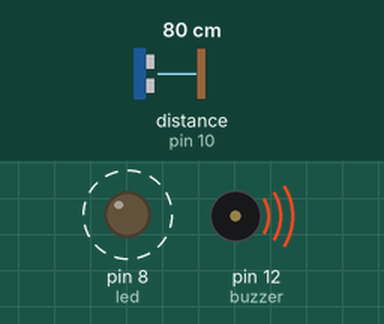
Bench run of a sketch on a simulated Arduino Uno, built with avr-gcc and run on an emulated ATmega328P. On the bench: output pins drawn as LEDs (lit = HIGH), buzzer (waves = sounding, pin HIGH). Wiring (inferred from the names in the program): ultrasonic range finder: trigger pin 9; echo pin 10. Dashed ring = blinking. The inputs (shaded band) are chosen by the test bench; at power-on: distance to the obstacle (sensor on pin 10) 80 cm. The echo pulse lasts 58.3 µs per cm; pins used as bus, display or sensor lines are not drawn; what the sketch prints to the serial monitor is not drawn.

Above: at 1.25 s.
1.3 s: distance to the obstacle (sensor on pin 10) set to 2 cm
4.3 s: distance to the obstacle (sensor on pin 10) set to 250 cm
Timing chart, 0 to 13.3 s (numbered marks = the images above; inputs shaded):
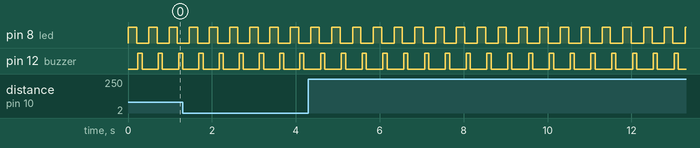

Measured:
- by itself, pin 8 (led): alternates HIGH for 0.20 s and LOW for 0.30 s
- by itself, pin 12 (buzzer): alternates HIGH for 0.10 s and LOW for 0.40 s

The sketch:

Ultrasonic_sensor.ino
```cpp
const int trigPin = 9;
const int echoPin = 10;
const int led = 8;
const int buzzer = 12;

long duration;
float distance;

void setup() {

  pinMode(trigPin, OUTPUT);
  pinMode(echoPin, INPUT);

  pinMode(led, OUTPUT);
  pinMode(buzzer, OUTPUT);

  Serial.begin(9600);

}

void loop() {

  digitalWrite(trigPin, LOW);
  delayMicroseconds(2);

  digitalWrite(trigPin, HIGH);
  delayMicroseconds(10);

  digitalWrite(trigPin, LOW);

  duration = pulseIn(echoPin, HIGH);     // pulseIn() measures how long the ECHO pin stays HIGH. That time is stored in microseconds (µs)

  distance = duration * 0.0343 / 2;     // Speed of sound ≈ 0.0343 cm per microsecond, the sound travels to the object and back, so we divide by 2

  Serial.print("Distance: ");
  Serial.print(distance);
  Serial.println(" cm");

  if (distance <= 600) {

    digitalWrite(led, HIGH);
    delay(200);

    digitalWrite(led, LOW);
    delay(30);

    digitalWrite(buzzer, HIGH);
    delay(100);

    digitalWrite(buzzer, LOW);
    delay(50);


  }
  else {

    digitalWrite(led, LOW);
    digitalWrite(buzzer, LOW);

  }

  delay(100);

}
```
